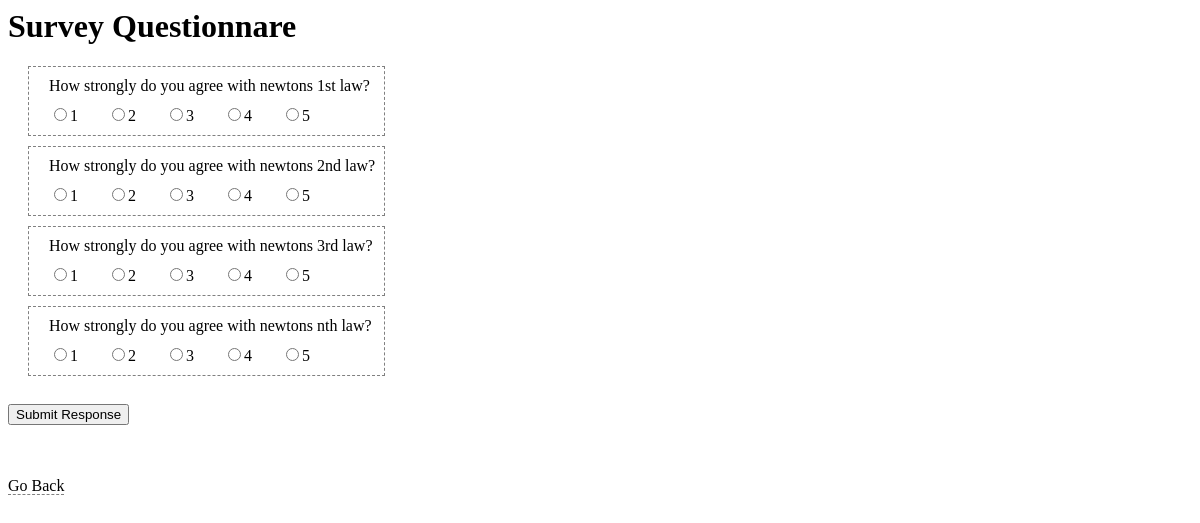
Screenshot of /take_survey.php?topic_id=3 with the database file from the repository.
### tables this page shows
CREATE TABLE `question` (
  `question_id` int(11) NOT NULL,
  `topic_id` int(11) NOT NULL,
  `set_id` int(11) NOT NULL,
  `question` varchar(200) NOT NULL,
  `is_deleted` int(11) NOT NULL DEFAULT '0'
);

### take_survey.php (the view, shortened to what this page needs)
<?php
    require_once('connect.php');
    $topic_id = $_GET['topic_id'];
    $query = "select distinct set_id from question where topic_id = $topic_id and is_deleted=0";
    $result = mysqli_fetch_all(mysqli_query($conn,$query),MYSQLI_NUM);
    $cnt = 0;
    while($cnt<count($result)){
        $list[] = $result[$cnt][0];
        $cnt++;
    }
    $random_index = array_rand($list,1);
    $selected_set_id = $list[$random_index];
    $questions = mysqli_query($conn,"select * from question where topic_id=$topic_id and set_id=$selected_set_id and is_deleted=0 order by question_id");
?>
<h1> Survey Questionnare</h1>
<form method="post">
    <?php
        $cnt = 1;
        while($row = mysqli_fetch_assoc($questions)){
            ?>
            <div class='box'>
                <div class='question'>
                    <?=$row['question']?>
                </div>
                <div class='options'>
                    <label><input type='radio' name='q<?=$cnt?>' value='1' required/>1 </label>
                    <label><input type='radio' name='q<?=$cnt?>' value='2' required/>2 </label>
                    <label><input type='radio' name='q<?=$cnt?>' value='3' required/>3 </label>
                    <label><input type='radio' name='q<?=$cnt?>' value='4' required/>4 </label>
                    <label><input type='radio' name='q<?=$cnt?>' value='5' required/>5 </label>
                </div>
            </div>
            <?php
            $cnt++;
        }
    ?>
    <br/>
    <button name='submit_survey'>Submit Response</button>
</form>
<a href='select_topic.php'> Go Back </a>

### connect.php (style rules this page uses)
a { text-decoration:none; color: black; border-bottom: dashed 1px grey; }

### take_survey.php (style rules this page uses)
.box { margin: 10px 5px 10px 20px; border: dashed 0.1px grey; width: 30%; }
.question { margin: 10px 5px 10px 20px; }
.options { margin: 10px 5px 10px 20px; }
label { margin-right:25px; }

### rows the page displays
question: question "How strongly do you agree with newtons 1st law?"
question: question "How strongly do you agree with newtons 2nd law?"
question: question "How strongly do you agree with newtons 3rd law?"
question: question "How strongly do you agree with newtons nth law?"
